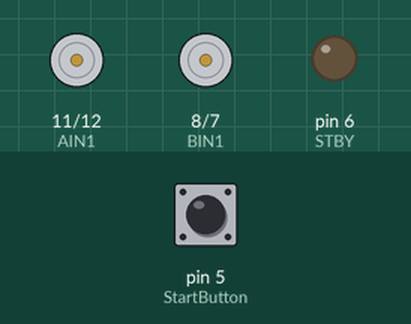
The sketch below on a simulated Arduino Uno, built with avr-gcc and run on an emulated ATmega328P. Parts: motor-driver pin pairs drawn as motors (green arrow = first pin HIGH = forward, orange = second pin HIGH = backward, longer = more drive, scaled by the enable pin, stopped while the standby pin is LOW), output pins drawn as LEDs (lit = HIGH). The test bench sets the inputs (shaded band); at power-on: pin 5 (StartButton) HIGH.

Above: at 1.2 s.
1.3 s: pin 5 (StartButton) pulled LOW for 0.15 s
At 1.8 s:
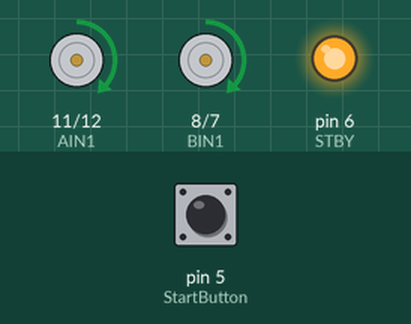
At 2.62 s:
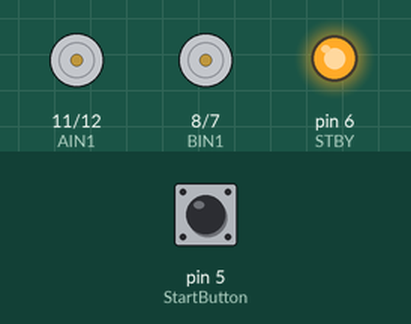
4.3 s: pin 5 (StartButton) pulled LOW for 1 s
8.3 s: pin 5 (StartButton) pulled LOW for 3.2 s
At 11.0 s:
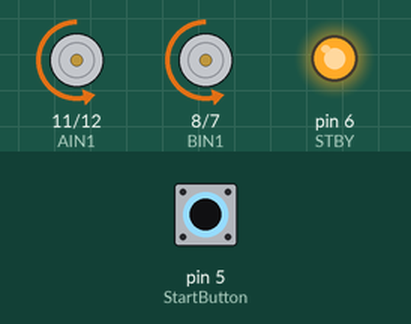
Timing chart, 0 to 13.3 s (numbered marks = the images above; inputs shaded):
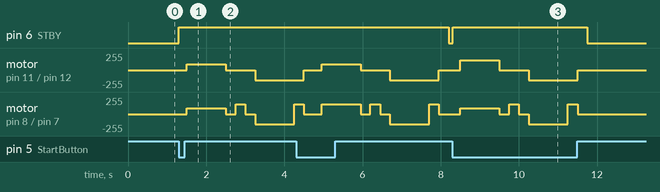

Measured:
- after the input at 1.3 s, pin 6 (STBY): LOW → HIGH at once; motor on pin 11 (AIN1) / pin 12 (AIN2): stopped → forward 85/255 after 0.20 s, → stopped 1.0 s later, → backward 150/255 0.75 s later
- after the input at 4.3 s, pin 6 (STBY): HIGH → LOW after 3.9 s instead of 0.45 s
- after the input at 8.3 s, pin 6 (STBY): LOW → HIGH at once, → LOW 3.5 s later; motor on pin 11 (AIN1) / pin 12 (AIN2): stopped → forward 150/255 after 0.20 s, → stopped 1.0 s later, → backward 150/255 0.75 s later, → stopped 1.3 s later

The sketch:

Lab9_starter.ino
```cpp
/*
    Your info goes here!
*/
//name robot control pins as variables--wire the Arduino according to the following
const int AIN1 = 11;
const int AIN2 = 12;
const int PWMA = 10;
const int BIN1 = 8;
const int BIN2 = 7;
const int PWMB = 9;
const int STBY = 6;
//connect a button between ground and pin 5
const int StartButton = 5;

void setup()
{
  //assign control pins
  pinMode(AIN1, OUTPUT);
  pinMode(AIN2, OUTPUT);
  pinMode(PWMA, OUTPUT);
  pinMode(BIN1, OUTPUT);
  pinMode(BIN2, OUTPUT);
  pinMode(PWMB, OUTPUT);
  pinMode(STBY, OUTPUT);
  pinMode(StartButton, INPUT_PULLUP);
}

void loop()
{
  while (digitalRead(StartButton) == HIGH)   // does nothing but repeats endlessly until the button is pushed; a push makes pin 7 LOW
  {
    digitalWrite(STBY, LOW);     //turn the motor controller standby pin to off
    delay (10);                 //delay for a few milliseconds before checking the button status again
  }

  digitalWrite(STBY, HIGH); //enable the motor controller

  delay(200);  // pause -- get ready!

  //Forward
  digitalWrite(AIN1, HIGH);
  digitalWrite(AIN2, LOW);
  digitalWrite(BIN1, HIGH);
  digitalWrite(BIN2, LOW);
  analogWrite(PWMA, 85);
  analogWrite(PWMB, 85);
  delay(1000);
  //stop
  analogWrite(PWMA, 0);
  analogWrite(PWMB, 0);
  delay(250);

  //Turn one way
  digitalWrite(AIN1, LOW);
  digitalWrite(AIN2, LOW);
  digitalWrite(BIN1, HIGH);
  digitalWrite(BIN2, LOW);
  analogWrite(PWMA, 150);
  analogWrite(PWMB, 150);
  delay(250);
  //stop
  analogWrite(PWMA, 0);
  analogWrite(PWMB, 0);
  delay(250);

  //backwards
  digitalWrite(AIN1, LOW);
  digitalWrite(AIN2, HIGH);
  digitalWrite(BIN1, LOW);
  digitalWrite(BIN2, HIGH);
  analogWrite(PWMA, 150);
  analogWrite(PWMB, 150);
  delay(1000);
  //stop
  analogWrite(PWMA, 0);
  analogWrite(PWMB, 0);

   //Turn other way
  digitalWrite(AIN1, LOW);
  digitalWrite(AIN2, HIGH);
  digitalWrite(BIN1, HIGH);
  digitalWrite(BIN2, LOW);
  analogWrite(PWMA, 150);
  analogWrite(PWMB, 150);
  delay(250);
  //stop
  analogWrite(PWMA, 0);
  analogWrite(PWMB, 0);
  delay(250);
}
```
